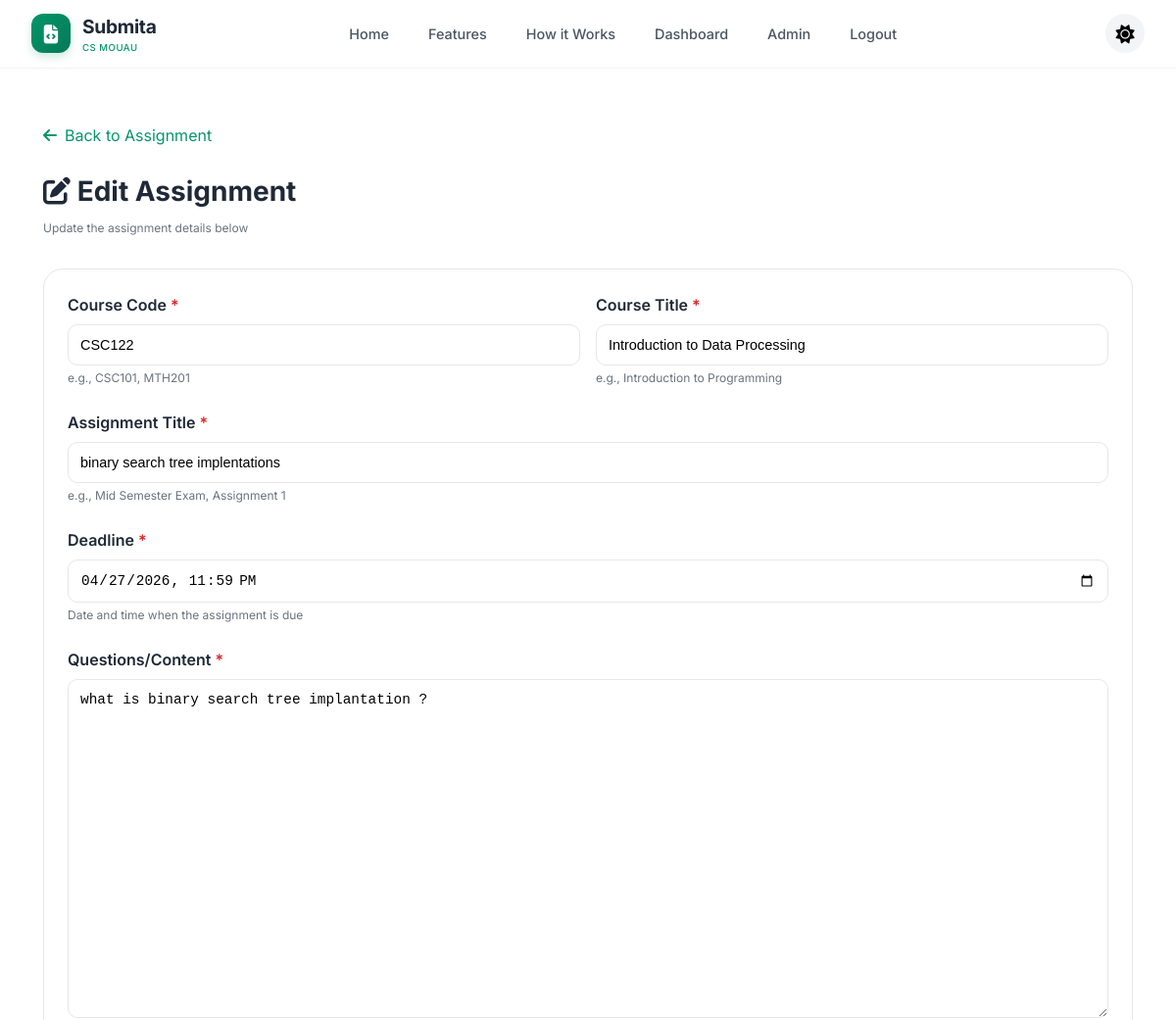
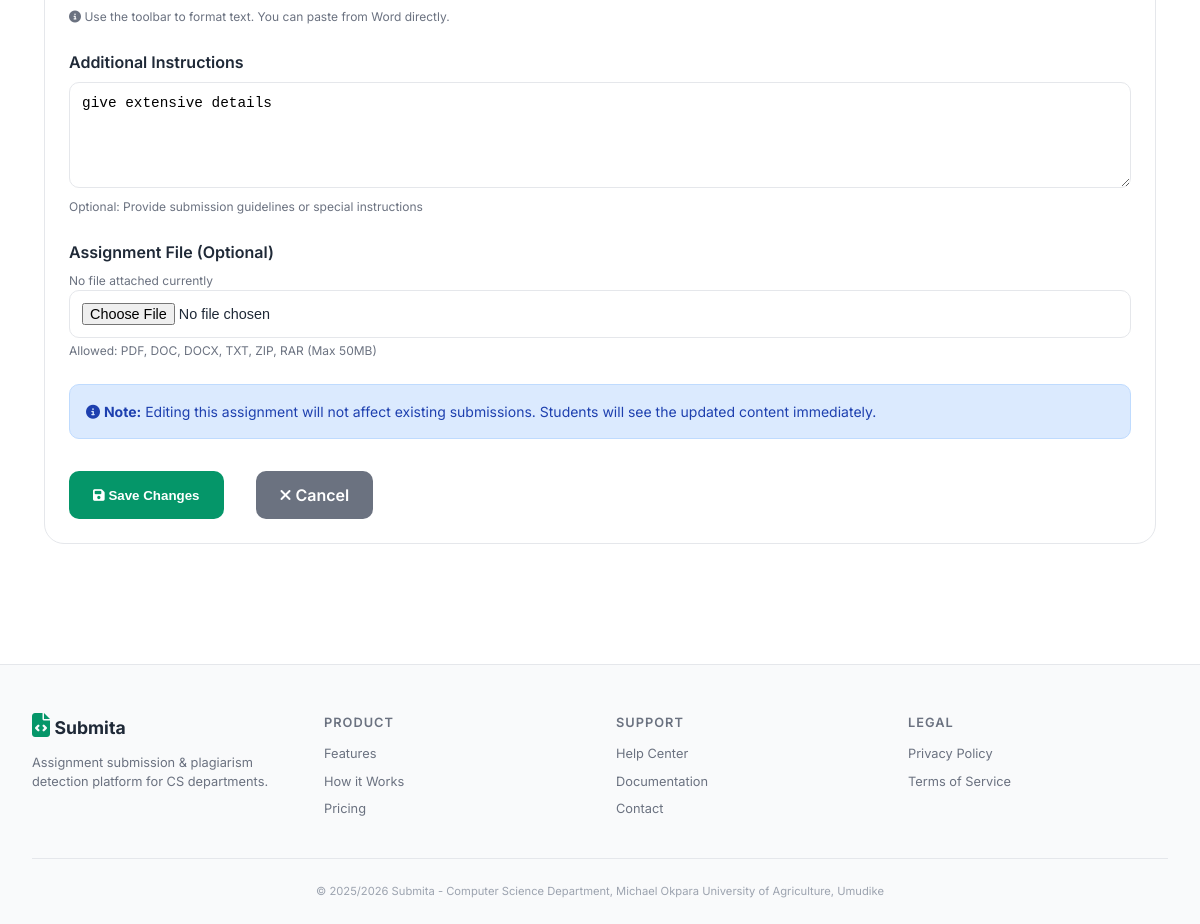
Page /lecturer/assignment/1/edit (signed in) on the committed database (2 pictures, top to bottom).
### models.py (models this page shows)
class AssignmentSubmission(db.Model):
    __tablename__ = 'assignment_submission'
    id = db.Column(db.Integer, primary_key=True)
    title = db.Column(db.String(200), nullable=False)
    course_title = db.Column(db.String(200), nullable=False, default='')
    course_code = db.Column(db.String(20), nullable=False)
    description = db.Column(db.Text)
    questions = db.Column(db.Text, nullable=False, default='')
    instructions = db.Column(db.Text)
    attachment_path = db.Column(db.String(500))
    attachment_filename = db.Column(db.String(200))
    attachment_type = db.Column(db.String(50))
    test_cases = db.Column(db.JSON, default=list)
    deadline = db.Column(db.DateTime, nullable=False)
    created_by = db.Column(db.Integer, db.ForeignKey('user.id'), nullable=False)
    created_at = db.Column(db.DateTime, default=datetime.now)
    creator = db.relationship('User', backref='created_assignments', foreign_keys=[created_by])

### app.py (the view, shortened to what this page needs)
@app.route("/lecturer/assignment/<int:assignment_id>/edit", methods=["GET", "POST"])
@lecturer_required
def lecturer_edit_assignment(assignment_id):
    assignment = AssignmentSubmission.query.get_or_404(assignment_id)
    if assignment.created_by != current_user.id and not current_user.is_admin():
        flash("You don't have permission to edit this assignment.", "danger")
        return redirect(url_for("lecturer_assignments"))
    return render_template("lecturer_edit_assignment.html", assignment=assignment)

### app.py (called while the page is built)
def lecturer_required(f):
    @wraps(f)
    @login_required
    def decorated_function(*args, **kwargs):
        if not (current_user.is_lecturer() or current_user.is_admin()):
            flash("Access denied. Lecturer privileges required.", "danger")
            return redirect(url_for("dashboard"))
        return f(*args, **kwargs)
    return decorated_function

@login_manager.user_loader
def load_user(user_id):
    return User.query.get(int(user_id))

### models.py (called while the page is built)
    def is_admin(self):
        return self.role == UserRole.ADMIN

    def is_lecturer(self):
        return self.role == UserRole.LECTURER

### templates/lecturer_edit_assignment.html (shortened to what this page needs)
{% extends "base.html" %}
{% block content %}
<div class="edit-container">
    <a href="{{ url_for('lecturer_view_assignment', assignment_id=assignment.id) }}" class="back-link">
        <i class="fas fa-arrow-left"></i> Back to Assignment
    </a>
    <div class="edit-header">
        <h1><i class="fas fa-edit"></i> Edit Assignment</h1>
        <p class="help-text">Update the assignment details below</p>
    </div>
    <div class="edit-form">
        <form method="POST" enctype="multipart/form-data" id="editForm">
            <div class="form-row">
                <div class="form-group">
                    <label for="course_code">Course Code <span class="required">*</span></label>
                    <input type="text" class="form-control" id="course_code" name="course_code"
                           value="{{ assignment.course_code }}" required>
                    <div class="help-text">e.g., CSC101, MTH201</div>
                </div>
                <div class="form-group">
                    <label for="course_title">Course Title <span class="required">*</span></label>
                    <input type="text" class="form-control" id="course_title" name="course_title"
                           value="{{ assignment.course_title }}" required>
                    <div class="help-text">e.g., Introduction to Programming</div>
                </div>
            </div>
            <div class="form-group">
                <label for="title">Assignment Title <span class="required">*</span></label>
                <input type="text" class="form-control" id="title" name="title"
                       value="{{ assignment.title }}" required>
                <div class="help-text">e.g., Mid Semester Exam, Assignment 1</div>
            </div>
            <div class="form-group">
                <label for="deadline">Deadline <span class="required">*</span></label>
                <input type="datetime-local" class="form-control" id="deadline" name="deadline"
                       value="{{ assignment.deadline.strftime('%Y-%m-%dT%H:%M') }}" required>
                <div class="help-text">Date and time when the assignment is due</div>
            </div>
            <div class="form-group">
                <label for="questions">Questions/Content <span class="required">*</span></label>
                <textarea class="form-control" id="questions" name="questions" rows="20" required>{{ assignment.questions }}</textarea>
                <div class="help-text">
                    <i class="fas fa-info-circle"></i> Use the toolbar to format text. You can paste from Word directly.
                </div>
            </div>
            <div class="form-group">
                <label for="instructions">Additional Instructions</label>
                <textarea class="form-control" id="instructions" name="instructions" rows="5">{{ assignment.instructions or '' }}</textarea>
                <div class="help-text">Optional: Provide submission guidelines or special instructions</div>
            </div>
            <div class="form-group">
                <label for="attachment">Assignment File (Optional)</label>
                {% if assignment.attachment_path %}
                <div class="file-info">
                    <div class="current-file">
                        <i class="fas fa-paperclip"></i>
                        <strong>Current file:</strong>
                        <a href="{{ url_for('download_assignment_file', assignment_id=assignment.id) }}" class="file-link">
                            {{ assignment.attachment_filename }}
                        </a>
                    </div>
                    <div class="help-text">Upload a new file to replace the current one (leave empty to keep current)</div>
                </div>
                {% else %}
                <div class="help-text">No file attached currently</div>
                {% endif %}
                <input type="file" class="form-control" id="attachment" name="attachment"
                       accept=".pdf,.doc,.docx,.txt,.zip,.rar">
                <div class="help-text">Allowed: PDF, DOC, DOCX, TXT, ZIP, RAR (Max 50MB)</div>
            </div>
            <div class="alert alert-info">
                <i class="fas fa-info-circle"></i>
                <strong>Note:</strong> Editing this assignment will not affect existing submissions.
                Students will see the updated content immediately.
            </div>
            <div class="button-group">
                <button type="submit" class="btn-submit">
                    <i class="fas fa-save"></i> Save Changes
                </button>
                <a href="{{ url_for('lecturer_view_assignment', assignment_id=assignment.id) }}" class="btn-cancel">
                    <i class="fas fa-times"></i> Cancel
                </a>
            </div>
        </form>
    </div>
</div>
{% endblock %}

### static/css/style.css (style rules this page uses)
:root { --primary: #059669; --primary-dark: #047857; --primary-light: #10b981; --secondary: #6b7280; --dark: #1f2937; --light: #f9fafb; --gray: #6b7280; --gray-light: #e5e7eb; --danger: #ef4444; --warning: #f59e0b; --success: #10b981; --info: #3b82f6; --white: #ffffff; --black: #111827; }
* { margin: 0; padding: 0; box-sizing: border-box; }
body { font-family: 'Inter', sans-serif; color: var(--dark); line-height: 1.5; background: var(--white); transition: background-color 0.3s ease, color 0.3s ease; }
.alert { padding: 1rem 1.2rem; border-radius: 12px; margin-bottom: 1rem; font-size: 0.875rem; }
.alert-info { background: #eff6ff; border-left: 4px solid #3b82f6; color: #1e40af; }

### templates/lecturer_edit_assignment.html (style rules this page uses)
.edit-container { max-width: 1200px; margin: 0 auto; padding: 1.5rem; }
.back-link { display: inline-flex; align-items: center; gap: 0.5rem; color: #059669; text-decoration: none; margin-bottom: 1.5rem; }
.edit-header { margin-bottom: 2rem; }
.edit-header h1 { font-size: 1.75rem; font-weight: 700; color: #1f2937; margin-bottom: 0.5rem; }
.edit-form { background: white; border-radius: 20px; border: 1px solid #e5e7eb; padding: 1.5rem; }
.form-group { margin-bottom: 1.5rem; }
.form-group label { display: block; font-weight: 600; margin-bottom: 0.5rem; color: #1f2937; }
.form-group label .required { color: #dc2626; }
.form-control { width: 100%; padding: 0.75rem; border: 1px solid #e5e7eb; border-radius: 10px; font-size: 0.9rem; transition: all 0.2s; background: white; }
.form-row { display: grid; grid-template-columns: 1fr 1fr; gap: 1rem; }
.btn-submit { background: #059669; color: white; padding: 0.75rem 1.5rem; border: none; border-radius: 10px; font-weight: 600; cursor: pointer; transition: all 0.2s; margin-right: 1rem; }
.btn-cancel { background: #6b7280; color: white; padding: 0.75rem 1.5rem; border: none; border-radius: 10px; font-weight: 600; cursor: pointer; text-decoration: none; display: inline-block; transition: all 0.2s; }
.help-text { font-size: 0.75rem; color: #6b7280; margin-top: 0.25rem; }
.alert { padding: 1rem; border-radius: 10px; margin-bottom: 1rem; }
.alert-info { background: #dbeafe; color: #1e40af; border: 1px solid #bfdbfe; }
.button-group { display: flex; gap: 1rem; margin-top: 2rem; flex-wrap: wrap; }

### rows in the picture
AssignmentSubmission: course_code "CSC122", course_title "Introduction to Data Processing", title "binary search tree implentations", deadline "04/27/2026 23:59", questions "what is binary search tree implantation ?", instructions "give extensive details"
